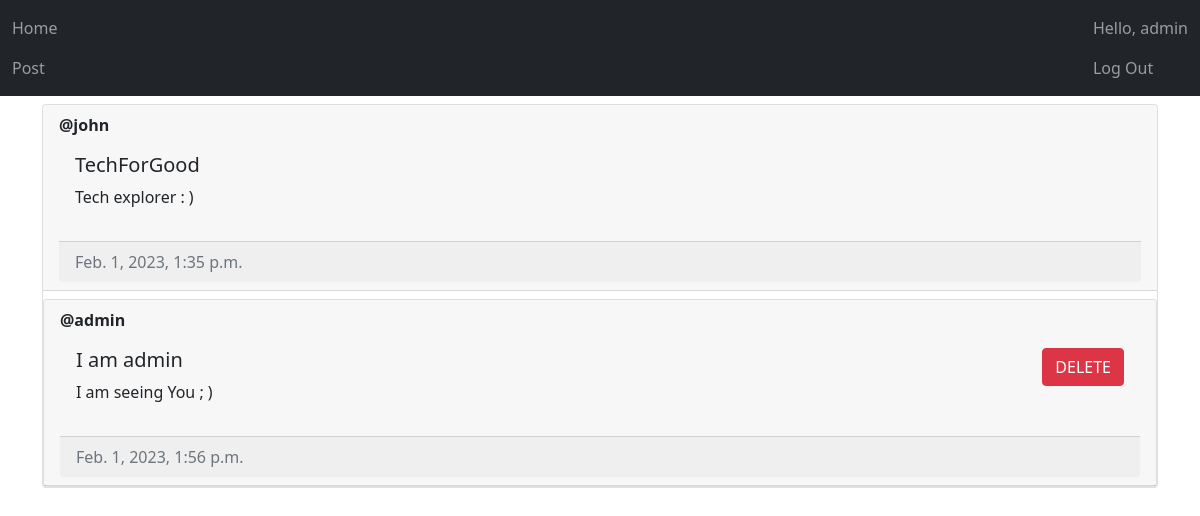
The app's page / (signed in) with its own data.
### main/models.py (models this page shows, shortened)
class Post(models.Model):
	author = models.ForeignKey(User, on_delete=models.CASCADE)
	title = models.CharField(max_length=200)
	description = models.TextField()
	created_at = models.DateTimeField(auto_now_add = True)
	updated_at = models.DateTimeField(auto_now = True)

### main/views.py (the view)
# urls.py: path("", views.index, name='home'),
@login_required(login_url="/login")
def index(request):
	posts = Post.objects.all()
	context = {"posts": posts}
	if request.method == 'POST':
		post_id = request.POST.get('post-id')
		post = Post.objects.filter(id=post_id).first()
		if post and post.author == request.user:
			post.delete()
			return redirect('/')
	return render(request, 'main/home.html', context=context)

### main/templates/main/home.html (shortened to what this page needs)
{% extends 'main/base.html' %}
{% block content %}
{% for post in posts %}
    <div class="card mt-2">
        <div class="card-header"><strong>@{{ post.author.username }}</strong>
        <div class="card-body d-flex flex-row justify-content-between">
            <div>
                <h5 class="card-title">{{post.title}}</h5>
                <p>{{post.description}}</p>
            </div>
            <div>
                {% if user == post.author %}
                    <form method="post">
                        <button type="submit" class="btn btn-danger" value="{{post.id}}" name="post-id">
                            DELETE
                        </button>
                    </form>
                {% endif %}
            </div>
        </div>
        <div class="card-footer text-muted">
            {{post.created_at}}
        </div>
    </div>
    {% empty %}
    <p>No post yet</p>
{% endfor %}
{% endblock content %}

### main/templates/main/base.html (shortened to what this page needs)
<!doctype html>
<html lang="en">
<head>
    <link
            href="https://cdn.jsdelivr.net/npm/bootstrap@5.1.3/dist/css/bootstrap.min.css"
            rel="stylesheet"
    />
</head>
<body>
    <nav class="navbar navbar-expanded-lg navbar-dark bg-dark">
        <div class="container-fluid">
            <div>
                <ul class="navbar-nav">
                <li class="nav-item">
                    <a class="nav-link" href="/home">Home</a>
                </li>
                <li class="nav-item">
                    <a class="nav-link" href="/create-post">Post</a>
                </li>
                </ul>
            </div>
            <div>
                <ul class="navbar-nav">
                    {% if user.is_authenticated %}
                        <span class="navbar-text">
                            Hello, {{user.username}}
                        </span>
                        <li class="nav-item">
                            <a class="nav-link" href="/logout">Log Out</a>
                        </li>
                    {% else %}
                        <li class="nav-item">
                            <a class="nav-link" href="/login">Login</a>
                        </li>
                    {% endif %}
                </ul>
              </div>
        </div>
    </nav>
    <div class="container">
        {% block content %}
        {% endblock %}
    </div>
</body>
</html>

### records on screen
Post: author.username "john", title "TechForGood", description "Tech explorer : )", created_at "Feb. 1, 2023, 1:35 p.m."
Post: author.username "admin", title "I am admin", description "I am seeing You ; )", {{ post.id }} 3 (drawn), created_at "Feb. 1, 2023, 1:56 p.m."

### other values on screen
{{ user.username }} "admin"
